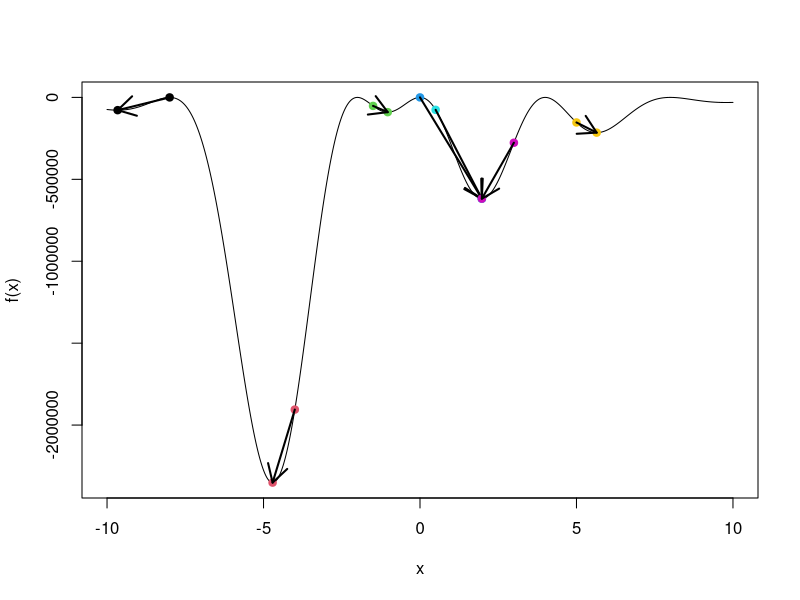

The R source for this figure:

f = function(x){
	polynomial = (x+8)*(x+2)*x*(x-4)*(x-8)

	return(-polynomial**2 * exp(-x**2/10))
}

x = seq(-10, 10, length=2000)

plot(x, f(x), type="l")


initialValues = c(-8, -4, -1.5, 0, 0.5, 3, 5)

for(i in 1:length(initialValues)){
	init = initialValues[i]
	result = optim(c(init), f, method="SANN")

	points(init, f(init), col=i, pch=19)
	points(result$par[1], result$value, col=i, pch=19)

	arrows(init, f(init), result$par[1], result$value, lwd=2, length=0.2)
}

savePlot("optim.png")
